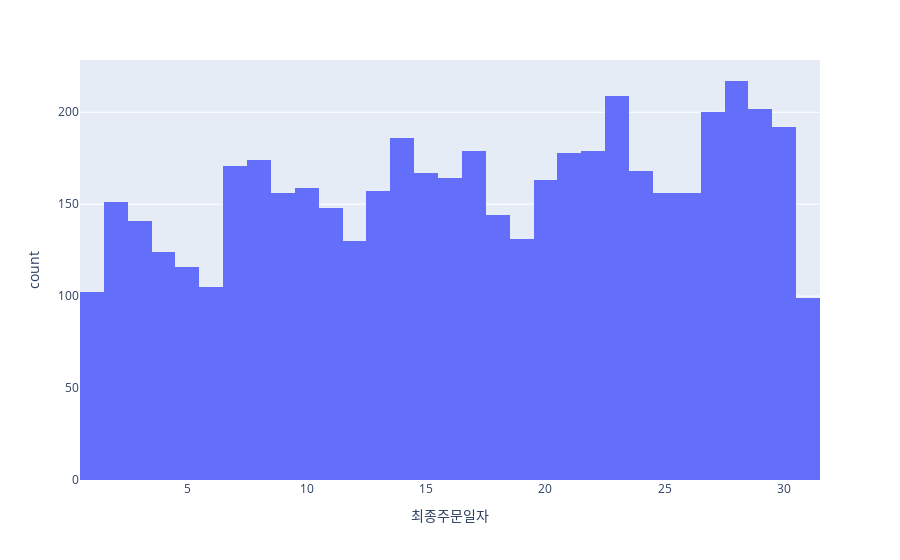

Notebook code for this chart:
### Markdown cell above
## 3. '최종주문일자'와 '가입월' 데이터 분포 시각화

### Code cell
# !pip install nbformat
import plotly.express as px

fig = px.histogram(df, x="최종주문일자")
fig.show()

### Figure 1 — Plotly figure (JSON) as saved in the notebook; plotly's stock layout.template omitted (floating-point values rounded to 4 significant figures; data arrays with more than 128 entries replaced by an {"elided": "..."} marker saying what was removed)
{"data": [{"alignmentgroup": "True", "bingroup": "x", "hovertemplate": "최종주문일자=%{x}<br>count=%{y}<extra></extra>", "legendgroup": "", "marker": {"color": "#636efa", "pattern": {"shape": ""}}, "name": "", "offsetgroup": "", "orientation": "v", "showlegend": false, "type": "histogram", "x": {"elided": "4924 int values"}, "xaxis": "x", "yaxis": "y"}], "layout": {"barmode": "relative", "legend": {"tracegroupgap": 0}, "margin": {"t": 60}, "xaxis": {"anchor": "y", "domain": [0, 1], "title": {"text": "최종주문일자"}}, "yaxis": {"anchor": "x", "domain": [0, 1], "title": {"text": "count"}}}}
